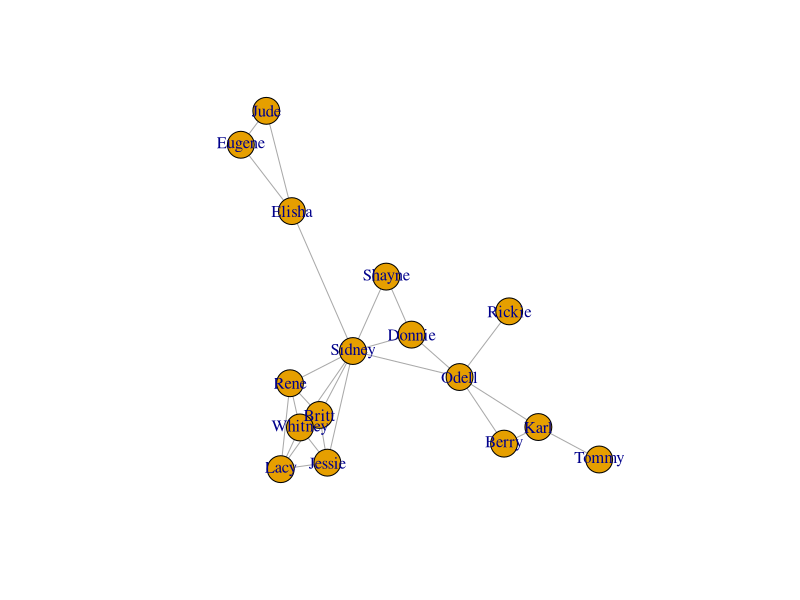

This chart was generated by the following R code: (Note: this script raises an error after producing the figure.)
## ---- chunk 1
library("igraph")


## ---- chunk 2
#Creating dataframe
friends <- data.frame(list(name1 = c("Jessie", "Jessie", "Sidney", "Sidney", "Karl", "Sidney", "Britt" , "Shayne","Sidney", "Sidney" ,"Jessie", "Donnie" ,"Sidney" ,"Rene" , "Shayne", "Jessie","Rene",  "Elisha", "Eugene", "Berry"  ,"Odell",  "Odell","Britt" , "Elisha", "Lacy" ,  "Britt",  "Karl"), name2 = c("Sidney", "Britt", "Britt" ,  "Donnie" , "Berry","Rene" ,   "Rene" ,"Sidney" , "Elisha" , "Whitney" ,"Whitney", "Odell" ,  "Odell"  , "Whitney","Donnie" , "Lacy", "Lacy",    "Eugene" , "Jude"  ,  "Odell" ,  "Rickie","Karl"  ,  "Lacy" ,   "Jude"  ,  "Whitney" ,"Whitney" ,"Tommy")))
## ---- chunk 3
#Inspection and converting df in matrix
head(friends)
newfriends <- as.matrix(friends)

## ---- chunk 4
#Converting matrix into igraoh object
g <- graph.edgelist(newfriends, directed = FALSE)
plot(g)
## ---- chunk 5
#counting number of edges and vertices
V(g)
E(g)
gsize(g)
gorder(g)
## ---- chunk 6
#adding attributes

gender <- c("M", "F", "F", "M", "M", "M" ,"F" ,"M" ,"M", "F", "M", "F" ,"M" ,"F" ,"M", "M")
age <- c(18, 19, 21 ,20, 22, 18, 23, 21 ,22, 20, 20, 22, 21, 18, 19, 20)

g <- set_vertex_attr(g, "gender", value = gender )

g <- set_vertex_attr(g, "Age", value = age )
#View all vertex attributes using
vertex_attr(g)
#View the attributes of the first five vertices in a dataframe using
V(g)[[1:5]]


## ---- chunk 7
#Edge attributes and subsetting
hours <- c(1, 2, 2, 1, 2 ,5, 5, 1, 1, 3, 2, 1, 1, 5, 1, 2, 4, 1, 3, 1, 1, 1, 4 ,1, 3, 3 ,4)
# Create new edge attribute called 'hours'
g <- set_edge_attr(g,"Hours", value = hours)
# View edge attributes of graph object
edge_attr(g)

# Find all edges that include "Britt"
E(g)[[inc('Britt')]]  

# Find all pairs that spend 4 or more hours together per week
E(g)[[hours>=4]]  
## ---- chunk 8
#visualising attributes
# Create an igraph object with attributes directly from dataframes
friends1_edges <- list(name1 = c("Joe"  ,"Joe"  ,     "Joe"     ,  "Erin" ,     "Kelley",    "Ronald",   
"Ronald",    "Ronald" ,   "Michael" ,  "Michael"  , "Michael"   ,"Valentine", "Troy"    ,  "Troy",      "Jasmine",   "Jasmine"  , "Juan"  ,    "Carey",     "Frankie",   "Frankie",   "Micheal",   "Micheal"  , "Keith" ,    "Keith"    ,"Gregory"), name2 = c("Joe" ,      "Joe"   ,    "Joe",       "Erin"    ,  "Kelley"  ,  "Ronald",   
"Ronald" ,   "Ronald" ,   "Michael",   "Michael"  , "Michael" ,  "Valentine"
, "Troy"  ,    "Troy" ,     "Jasmine",   "Jasmine"  , "Juan"    ,  "Carey",    
 "Frankie"  , "Frankie" ,  "Micheal"  , "Micheal" ,  "Keith"  ,   "Keith",    
 "Gregory"), hours =  c(1 ,3 ,2 ,3 ,5 ,1, 3, 5 ,2 ,1 ,3 ,5 ,3 ,2 ,6 ,1 ,2 ,2, 1 ,1 ,2 ,1, 1 ,3 ,2))

friends1_nodes <- list(name = c("Joe"  ,     "Erin" ,     "Kelley",    "Ronald",    "Michael",   "Valentine",
 "Troy" ,     "Jasmine"   ,"Juan"   ,   "Carey"   ,  "Frankie"  , "Micheal",  
 "Keith",     "Gregory",   "Perry"  ,   "Demetrius", "Merle"  ,   "Alex",     
 "Marion"), gender = c("M", "F", "F", "M", "M" ,"F", "M", "F", "M", "F" ,"F", "M", "M", "M", "M", "M", "M", "F", "F"))

  
g1 <- graph_from_data_frame(d = friends1_edges, vertices = friends1_nodes, directed = FALSE)


# Subset edges greater than or equal to 5 hours
E(g1)[[hours>=5]]  

# Plot network and color vertices by gender
V(g1)$color <- ifelse(V(g1)$gender == "males", "orange", "dodgerblue")
plot(g1, vertex.label.color = "black")
## ---- chunk 9
#network layouts

# Plot the graph object g1 in a circle layout
plot(g1, vertex.label.color = "black", layout = layout_in_circle(g1))

# Plot the graph object g1 in a Fruchterman-Reingold layout 
plot(g1, vertex.label.color = "black", layout = layout_with_fr(g1))

# Plot the graph object g1 in a Tree layout 
m <- layout_as_tree(g1)
plot(g1, vertex.label.color = "black", layout = m )
  
## ---- chunk 10
# Create a vector of weights based on the number of hours each pair spend together
w1 <- E(g1)$hours

# Plot the network varying edges by weights
m1 <- layout_nicely(g1)
plot(g1, 
        vertex.label.color = "black", 
        edge.color = 'black',
        edge.width = w1,
        layout = m1)


# Create a new igraph object only including edges from the original graph that are greater than 2 hours long 
g2 <- delete_edges(g1, E(g1)[hours < 2])


# Plot the new graph 
w2 <- E(g2)$hours
m2 <- layout_nicely(g2)

plot(g2, 
     vertex.label.color = "black", 
     edge.color = 'black',
     edge.width = w2,
     layout = m2)
